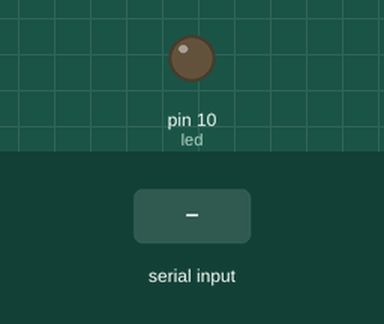
This sketch was run on a simulated Arduino Uno, built with avr-gcc and run on an emulated ATmega328P. On the bench: output pins drawn as LEDs (lit = HIGH). Dashed ring = blinking. Inputs (shaded band) come from the test bench.

Above: at 1.2 s.
1.3 s: "90,45\n" received over Serial
At 1.6 s:
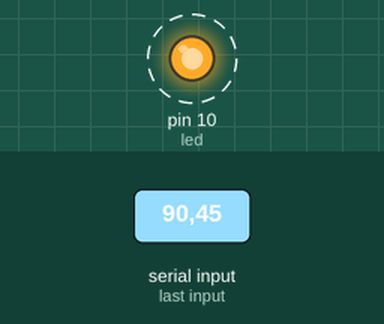
Timing chart, 0 to 10.3 s (numbered marks = the images above; inputs shaded):
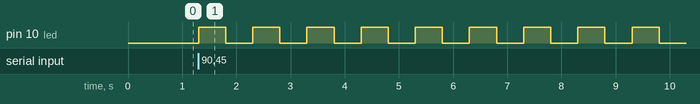

Measured:
- after the input at 1.3 s, pin 10 (led): alternates HIGH for 0.50 s and LOW for 0.50 s, starting at once

The sketch:

Serial_Read.ino
```cpp
// 1. 기본 Serial.Read()  -> Serial.Monitor에서 전송하면 적용됨.

// int incomingByte = 0; // for incoming serial data

// void setup() {
//   Serial.begin(9600); // opens serial port, sets data rate to 9600 bps
// }

// void loop() {
//   // send data only when you receive data:
//   if (Serial.available() > 0) {
//     // read the incoming byte:
//     incomingByte = Serial.read();

//     // say what you got:
//     Serial.print("I received: ");
//     Serial.println(incomingByte, DEC);
//   }
// }

// 2. 문자 1을 보내면 LED 1번, 문자2를 보내면 LED 2번 Blink (int incomingByte)

// int incomingByte = 0;  // for incoming serial data

// int led = 10;

// void setup() {
//   Serial.begin(9600);  // opens serial port, sets data rate to 9600 bps
//   pinMode(led, OUTPUT);
// }

// void loop() {
//   // send data only when you receive data:
//   if (Serial.available() > 0) {
//     // read the incoming byte:
//     incomingByte = Serial.read() - '0';

//     for (int i = 0; i < incomingByte; i++) {
//       digitalWrite(led, HIGH);
//       delay(500);
//       digitalWrite(led, LOW);
//       delay(500);
//     }
//     // say what you got:
//     Serial.print("I received: ");
//     Serial.println(incomingByte, DEC);
//   }
// }

// 3. 문자 1을 보내면 LED 1번, 문자2를 보내면 LED 2번 Blink (다른 방법들)

int led = 10;

void setup() {
  Serial.begin(9600);  // opens serial port, sets data rate to 9600 bps
  pinMode(led, OUTPUT);
}

void loop() {
  // send data only when you receive data:
  if (Serial.available() > 0) {
    // read the incoming byte:
    int incomingByte = Serial.parseInt();

    // if(incomingByte == '1'){
    //   digitalWrite(led, HIGH);
    //   delay(500);
    //   digitalWrite(led, LOW);
    //   delay(500);
    // }

    for (int i = 0; i < incomingByte; i++) {
      digitalWrite(led, HIGH);
      delay(500);
      digitalWrite(led, LOW);
      delay(500);
    }
    // say what you got:
    Serial.print("I received: ");
    Serial.println(incomingByte);
  }
}
```
